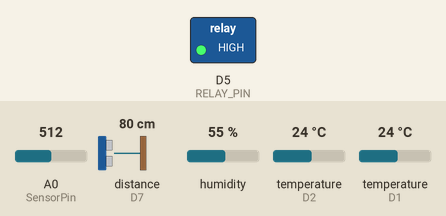
Recording of a sketch running on a simulated ESP8266 (NodeMCU). Parts: switched loads named in the sketch (green lamp = pin HIGH). Wiring (inferred from the names in the program): ultrasonic range finder: trigger D6; echo D7. The inputs (shaded band) are chosen by the test bench; at power-on: distance to the obstacle (sensor on D7) 80 cm, A0 (SensorPin) = 512, humidity 55 %, temperature (sensors on D2, D1) 24 °C. The echo pulse lasts 58.3 µs per cm; WiFi joins after 1.5 s; servers stay silent unless stated; pins used as bus, display or sensor lines are not drawn; what the sketch prints to the serial monitor is not drawn.

Above: at 3.1 s.
3.2 s: distance to the obstacle (sensor on D7) set to 6 cm
9.2 s: distance to the obstacle (sensor on D7) set to 3 cm
At 14.4 s:
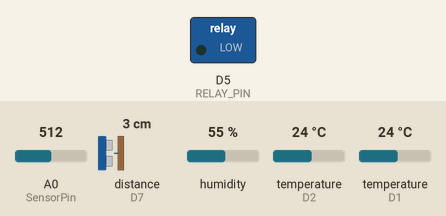
19.6 s: distance to the obstacle (sensor on D7) set to 9 cm
At 24.1 s:
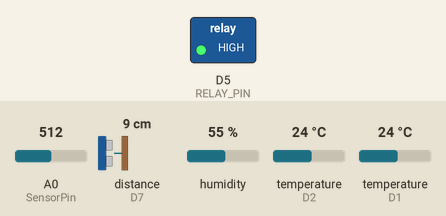
24.9 s: distance to the obstacle (sensor on D7) set to 2 cm
At 29.4 s:
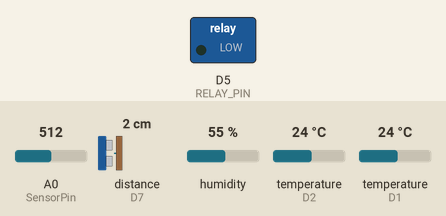
Timing chart, 0 to 30.9 s (numbered marks = the images above; inputs shaded):
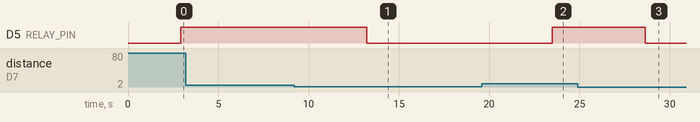

Measured:
- the behaviour switches between 5 and 4 cm on distance to the obstacle (sensor on D7) (found by bisection; images 0 and 1)
- after the input at 3.2 s, every drawn part: stays the same
- after the input at 9.2 s, D5 (RELAY_PIN): HIGH → LOW after 4.0 s
- after the input at 19.6 s, D5 (RELAY_PIN): LOW → HIGH after 3.9 s
- after the input at 24.9 s, D5 (RELAY_PIN): HIGH → LOW after 3.7 s

The sketch:

DACN.ino
```cpp
#include <ESP8266WiFi.h>
#include <SimpleTimer.h>
#define BLYNK_TEMPLATE_ID "TMPL6Ul61o0o"
#define BLYNK_DEVICE_NAME "DS18B20"
#define BLYNK_FIRMWARE_VERSION        "0.1.0"
#define BLYNK_PRINT Serial
#define SensorPin A0
#define Offset 0.70
unsigned long int avgValue;
#include <OneWire.h>
#include <DallasTemperature.h>
#define ONE_WIRE_BUS 5
OneWire oneWire(ONE_WIRE_BUS);
DallasTemperature cambien(&oneWire);
#define APP_DEBUG
#define USE_NODE_MCU_BOARD
#include "BlynkEdgent.h"
#include "DHT.h"
const int DHTPIN = 4;
const int DHTTYPE = DHT11;
DHT dht(DHTPIN, DHTTYPE);
String apiKey = "53I4CTKRHYUGRN85";
const char* ssid = "ABC";
const char* password = "12345678";
const char* sever = "api.thingspeak.com";
WiFiClient client;
const int TRIG_PIN  = 12;
const int ECHO_PIN  = 13;
const int RELAY_PIN = 14;
float Muc_nuoc_cach = 4.5;
float thoigian_us, khoangcach_cm;
WidgetLED StatusD5(V6);
WidgetLED led(V0);
BlynkTimer timer;
void blinkLedWidget(){
 if (led.getValue()) {
    led.off();
  } else {
    led.on();
  }
}

BLYNK_WRITE(V6)
{
 int pinValue = param.asInt();
 digitalWrite(D5,pinValue);
 Blynk.virtualWrite(V6, pinValue);
 if (!digitalRead(D5))
   {
    StatusD5.off();
     Blynk.virtualWrite(V7, "TẮT BƠM");
     delay(200);
   }
   else
   {
    StatusD5.on();
      Blynk.virtualWrite(V7, "MỞ BƠM");
      delay(200);
   }
}
void setup(){
 Serial.begin(115200);
 delay(100);
 BlynkEdgent.begin();
 cambien.begin();
 dht.begin();
 Serial.println("Ready");
 WiFi.begin(ssid, password);
 timer.setInterval(1000, blinkLedWidget);
 pinMode(TRIG_PIN, OUTPUT);
 pinMode(ECHO_PIN, INPUT);
 pinMode(RELAY_PIN, OUTPUT);
 pinMode(D5,OUTPUT);
 digitalWrite(D5,LOW);
    }
void loop() {
  BlynkEdgent.run();
  timer.run();
 cambien.requestTemperatures();
 Serial.print("Nhiệt độ nước: ");
 Serial.print(cambien.getTempCByIndex(0));// có nhiều IC trên một bus ko nhất thiết chỉ một IC trên 1 dây
 delay(200);

 if(float(cambien.getTempCByIndex(0)) > 30)
 Blynk.virtualWrite(V8, "Nhiệt độ tăng");
 else if (float(cambien.getTempCByIndex(0)) < 22)
 Blynk.virtualWrite(V8, "Nhiệt độ thấp");
 else
 Blynk.virtualWrite(V8, "Nhiệt độ phù hợp");

 Blynk.virtualWrite(V1,cambien.getTempCByIndex(0));
 Serial.print("\t");
 digitalWrite(TRIG_PIN, HIGH);
 delayMicroseconds(10);
 digitalWrite(TRIG_PIN, LOW);
 thoigian_us = pulseIn(ECHO_PIN, HIGH);
 khoangcach_cm = 0.017 * thoigian_us;
 if(khoangcach_cm < Muc_nuoc_cach)
 { digitalWrite(RELAY_PIN, LOW);
 Serial.println("TẮT BƠM");
 StatusD5.off();
 delay(200);
 Blynk.virtualWrite(V7, "TẮT BƠM");
   }
 else
    {
 digitalWrite(RELAY_PIN, HIGH);
 Serial.println("MỞ BƠM");
 StatusD5.on();
 delay(200);
 Blynk.virtualWrite(V7, "MỞ BƠM");
 }
 Serial.print("Khoảng cách mực nước: ");
 Serial.print(khoangcach_cm);
 Serial.println(" cm");
 Blynk.virtualWrite(V5,khoangcach_cm);
 delay(3000);
 int buf[10];
 for(int i=0;i<10;i++)
 {
 buf[i]=analogRead(SensorPin);
 delay(10);
 }
 for(int i=0;i<9;i++)
 {
 for(int j=i+1;j<10;j++)
 {
 if(buf[i]>buf[j])
 {
 int temp=buf[i];
 buf[i]=buf[j];
 buf[j]=temp;
 }
 }
 }
 avgValue=0;
 for(int i=2;i<8;i++)
 avgValue+=buf[i];
 float phValue=(float)avgValue*5.0/1024/6;
 phValue=2.0*phValue+Offset;
 Serial.print("Độ pH: ");
 Serial.print(phValue,2);
 delay(200);
 if(phValue > 8.5)
 Blynk.virtualWrite(V9, "PH CAO");
 else if(phValue < 5.5)
 Blynk.virtualWrite(V9, "PH THẤP");
 else
 Blynk.virtualWrite(V9, "PH PHÙ HỢP");
 Blynk.virtualWrite(V2,phValue);
float h = dht.readHumidity();
float t = dht.readTemperature();
 Serial.print("Nhiệt độ môi trường: ");
 Serial.print(t);
 Serial.print("°C");
 delay(200);
 Serial.print("\t");
 Serial.print("Độ ẩm: ");
 Serial.print(h);
 Serial.println("%");
 delay(200);
 Serial.println("Send to Thingspeak...");
 Blynk.virtualWrite(V3,t);
 Blynk.virtualWrite(V4,h);
 if (client.connect(sever,80))  {
 String postStr = apiKey;
 postStr +="&field1=";
 postStr += String(phValue);
 postStr += "\r\n";
 postStr +="&field2=";
 postStr += String(cambien.getTempCByIndex(0));
 postStr += "\r\n";
 postStr +="&field3=";
 postStr += String(t);
 postStr += "\r\n";
 postStr +="&field4=";
 postStr += String(h);
 postStr += "\r\n";
 client.print("POST /update HTTP/1.1\n");
 client.print("Host: api.thingspeak.com\n");
 client.print("Connection: close\n");
 client.print("X-THINGSPEAKAPIKEY: "+apiKey+"\n");
 client.print("Content-Type: application/x-www-form-urlencoded\n");
 client.print("Content-Length: ");
 client.print(postStr.length());
 client.print("\n\n");
 client.print(postStr);
 }
 client.stop();
 Serial.println("Waiting...");
 }
```
